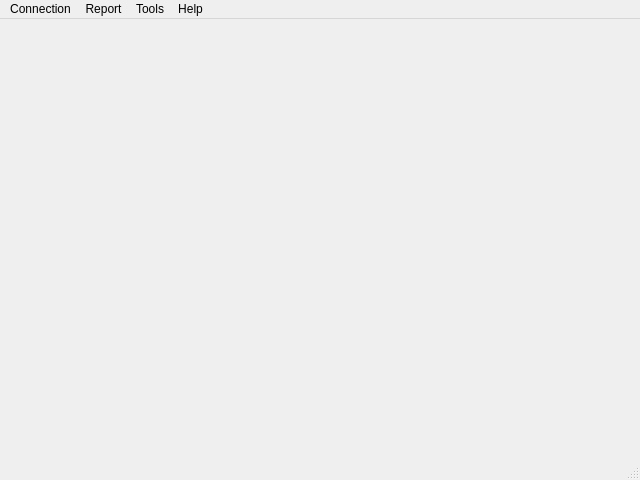
<?xml version="1.0" encoding="UTF-8"?>
<ui version="4.0">
 <class>MainWindow</class>
 <widget class="QMainWindow" name="MainWindow">
  <property name="geometry">
   <rect>
    <x>0</x>
    <y>0</y>
    <width>640</width>
    <height>480</height>
   </rect>
  </property>
  <property name="windowTitle">
   <string>OracleTools</string>
  </property>
  <widget class="QWidget" name="centralwidget"/>
  <widget class="QMenuBar" name="menubar">
   <property name="geometry">
    <rect>
     <x>0</x>
     <y>0</y>
     <width>640</width>
     <height>23</height>
    </rect>
   </property>
   <widget class="QMenu" name="menu">
    <property name="title">
     <string>Connection</string>
    </property>
    <addaction name="actionConnectionDataBase"/>
    <addaction name="actionLog_Off"/>
    <addaction name="separator"/>
    <addaction name="actionTnsnames_ora"/>
    <addaction name="separator"/>
    <addaction name="actionSetting"/>
    <addaction name="separator"/>
    <addaction name="actionExit"/>
   </widget>
   <widget class="QMenu" name="menuReport">
    <property name="title">
     <string>Report</string>
    </property>
    <addaction name="actionAWR_Report"/>
    <addaction name="actionASH_Report"/>
   </widget>
   <widget class="QMenu" name="menuSetting">
    <property name="title">
     <string>Tools</string>
    </property>
    <addaction name="actionView_Tablespace"/>
   </widget>
   <widget class="QMenu" name="menuAbout">
    <property name="title">
     <string>Help</string>
    </property>
    <addaction name="actionUser_s_Guide"/>
    <addaction name="actionIssue_Feedback"/>
    <addaction name="separator"/>
    <addaction name="actionAbout"/>
   </widget>
   <addaction name="menu"/>
   <addaction name="menuReport"/>
   <addaction name="menuSetting"/>
   <addaction name="menuAbout"/>
  </widget>
  <widget class="QStatusBar" name="statusbar"/>
  <action name="actionConnectionDataBase">
   <property name="text">
    <string>Sign on</string>
   </property>
  </action>
  <action name="actionLog_Off">
   <property name="text">
    <string>Sign out</string>
   </property>
  </action>
  <action name="actionTnsnames_ora">
   <property name="text">
    <string>Open tnsnames.ora</string>
   </property>
  </action>
  <action name="actionExit">
   <property name="text">
    <string>Exit</string>
   </property>
  </action>
  <action name="actionAWR_Report">
   <property name="text">
    <string>AWR Report</string>
   </property>
  </action>
  <action name="actionASH_Report">
   <property name="text">
    <string>ASH Report</string>
   </property>
  </action>
  <action name="actionSetting">
   <property name="text">
    <string>Setting</string>
   </property>
  </action>
  <action name="actionUser_s_Guide">
   <property name="text">
    <string>User's Guide</string>
   </property>
  </action>
  <action name="actionIssue_Feedback">
   <property name="text">
    <string>Help Center</string>
   </property>
  </action>
  <action name="actionAbout">
   <property name="text">
    <string>About</string>
   </property>
  </action>
  <action name="actionView_Tablespace">
   <property name="text">
    <string>View Tablespace</string>
   </property>
  </action>
 </widget>
 <resources/>
 <connections/>
</ui>
